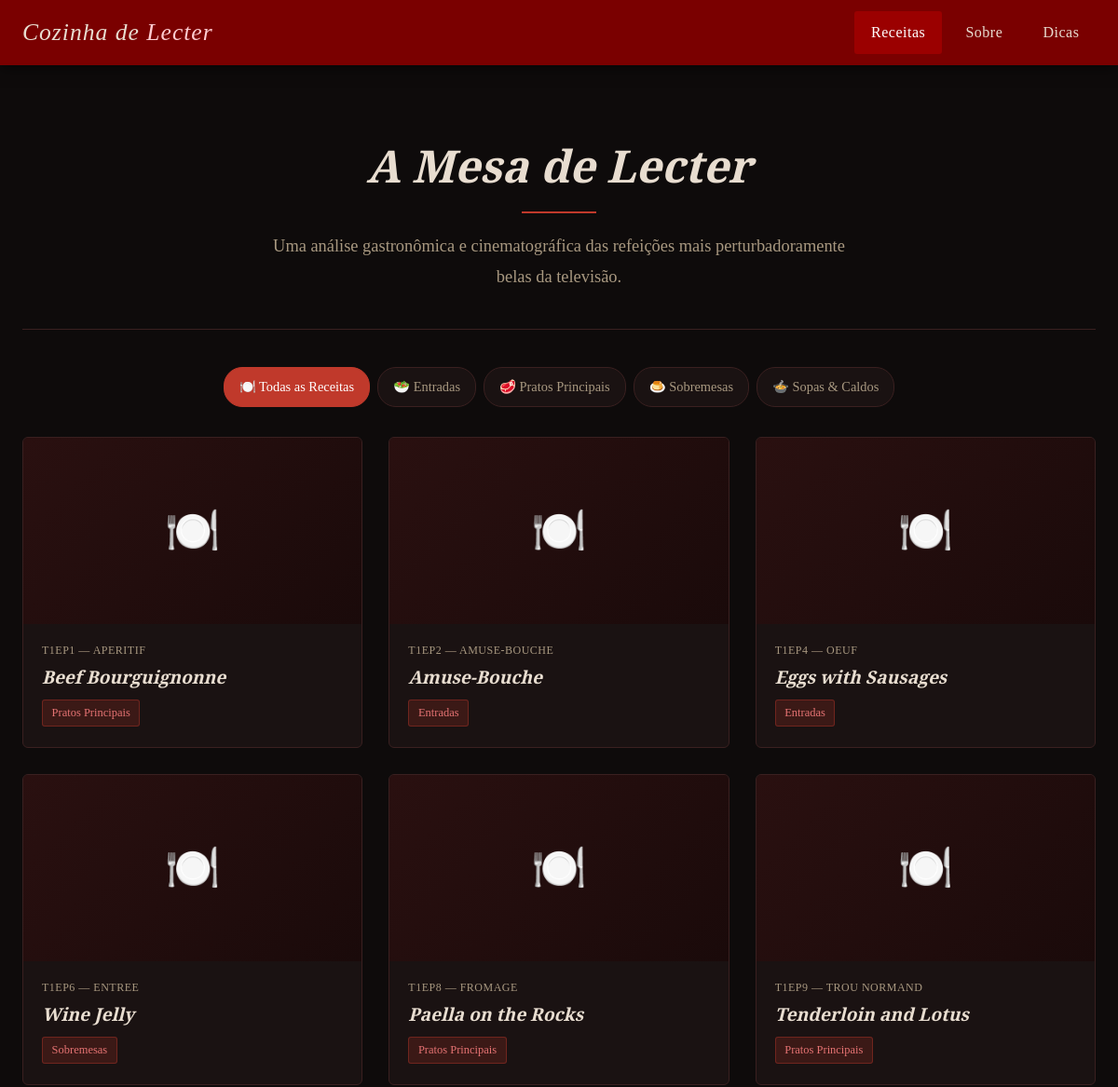
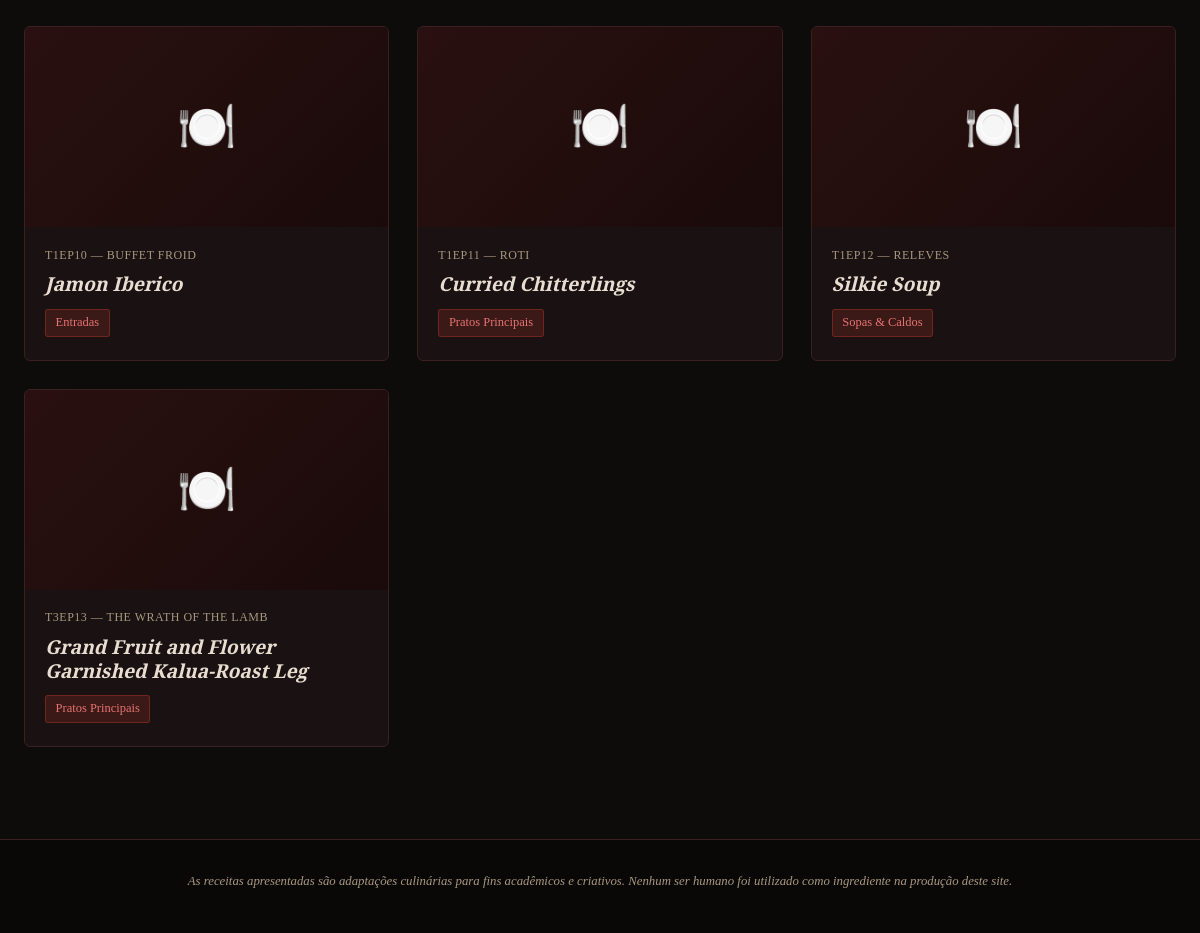
Before: / with the older database file (2 pictures, top to bottom).
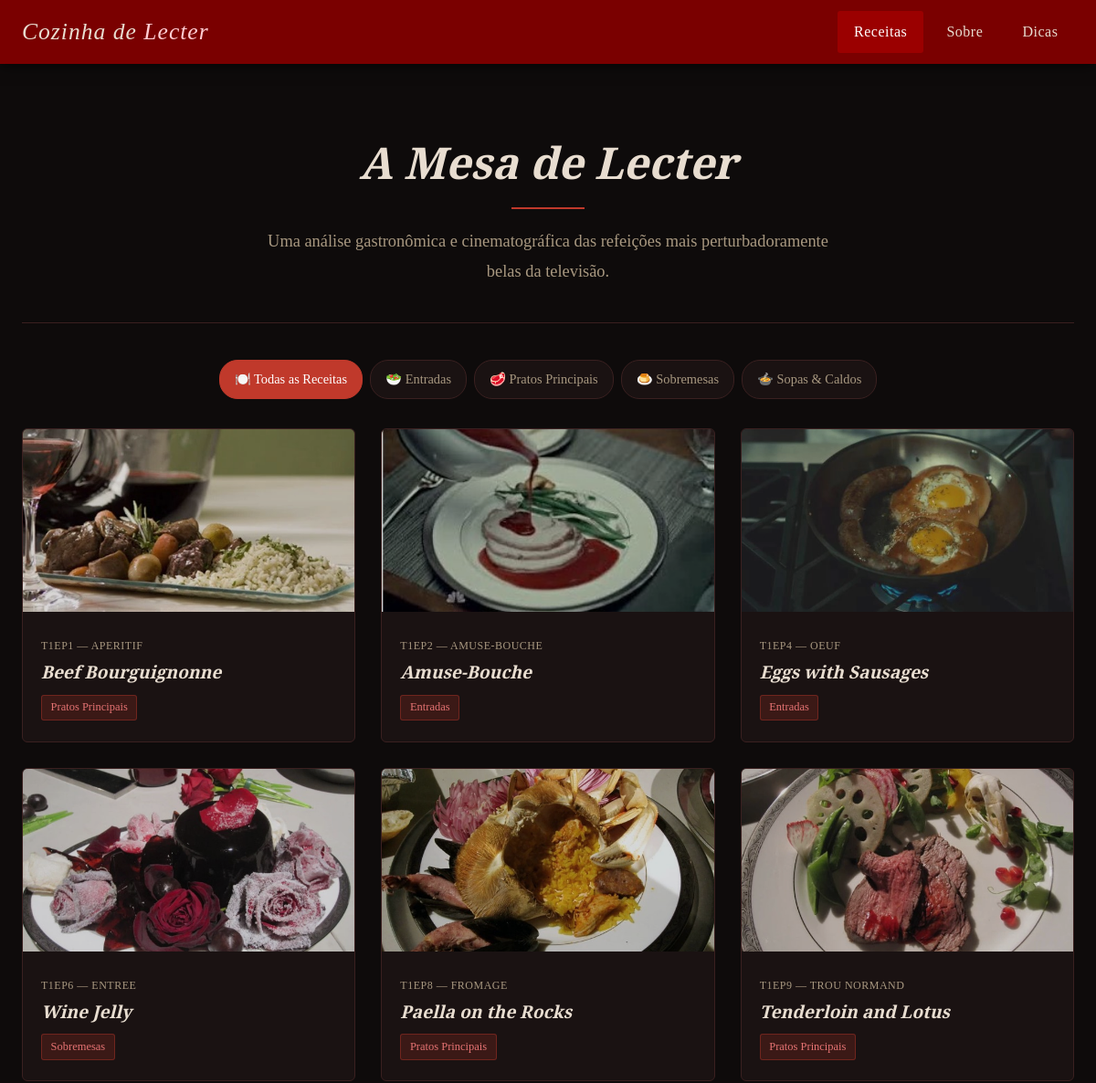
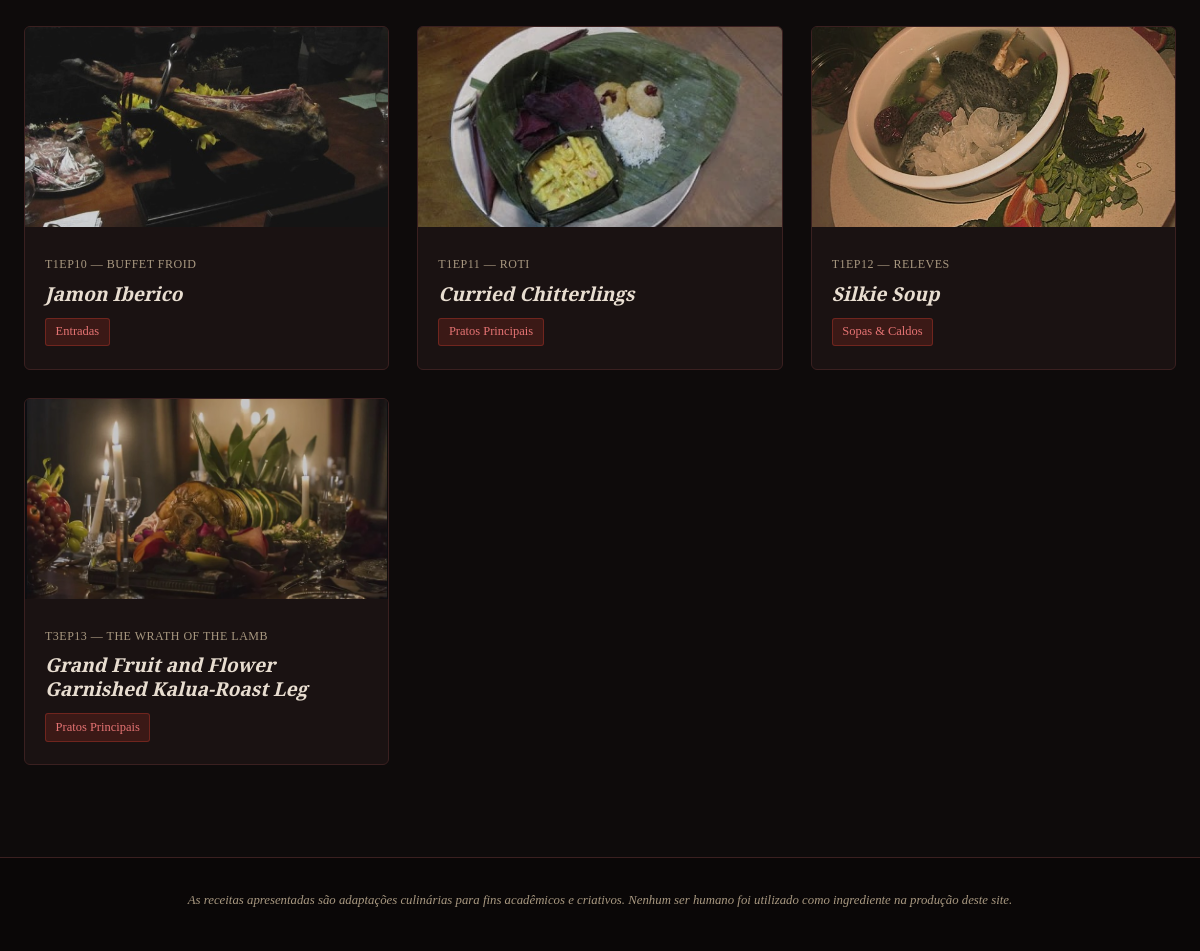
After: the same page with the newer database file (2 pictures, top to bottom).
### tables this page shows
CREATE TABLE IF NOT EXISTS receitas (
    id INT AUTO_INCREMENT PRIMARY KEY,
    episodio VARCHAR(100) NOT NULL,
    titulo VARCHAR(200) NOT NULL,
    categoria VARCHAR(50) NOT NULL,
    imagem VARCHAR(255),
    descricao LONGTEXT NOT NULL,
    curiosidade LONGTEXT NOT NULL,
    criado_em TIMESTAMP DEFAULT CURRENT_TIMESTAMP
);

### index.php (the view, shortened to what this page needs)
<?php
require 'php/conexao.php';
$paginaAtiva = 'receitas';
$categoriaFiltro = isset($_GET['categoria']) ? $_GET['categoria'] : 'todas';
$stmt = $pdo->query("SELECT DISTINCT categoria FROM receitas ORDER BY categoria");
$categorias = $stmt->fetchAll(PDO::FETCH_COLUMN);
if ($categoriaFiltro === 'todas') {
    $stmt = $pdo->query("SELECT id, episodio, titulo, categoria, imagem FROM receitas ORDER BY id");
} else {
    $stmt = $pdo->prepare("SELECT id, episodio, titulo, categoria, imagem FROM receitas WHERE categoria = ? ORDER BY id");
    $stmt->execute([$categoriaFiltro]);
}
$receitas = $stmt->fetchAll();
?>
<!DOCTYPE html>
<html lang="pt-BR">
<head>
    <link rel="stylesheet" href="css/style.css">
</head>
<body>
    <?php include 'php/header.php'; ?>
    <main class="conteudo-principal">
        <div class="container">
            <section class="hero">
                <h1>A Mesa de Lecter</h1>
                <div class="divisor"></div>
                <p>
                    Uma análise gastronômica e cinematográfica
                    das refeições mais perturbadoramente belas da televisão.
                </p>
            </section>
            <div class="filtro-categorias">
                <a href="index.php?categoria=todas" class="<?= ($categoriaFiltro === 'todas') ? 'ativo' : '' ?>">
                    🍽️ Todas as Receitas
                </a>
                <?php foreach ($categorias as $cat): ?>
                    <a href="index.php?categoria=<?= urlencode($cat) ?>"
                       class="<?= ($categoriaFiltro === $cat) ? 'ativo' : '' ?>">
                        <?php
                        $labels = [
                            'entradas' => '🥗 Entradas',
                            'sopas' => '🍲 Sopas & Caldos',
                            'pratos-principais' => '🥩 Pratos Principais',
                            'frutos-do-mar' => '🦪 Frutos do Mar',
                            'sobremesas' => '🍮 Sobremesas'
                        ];
                        echo $labels[$cat] ?? ucfirst($cat);
                        ?>
                    </a>
                <?php endforeach; ?>
            </div>
            <section class="grid-receitas">
                <?php if (count($receitas) > 0): ?>
                    <?php foreach ($receitas as $receita): ?>
                        <a href="receita.php?id=<?= $receita['id'] ?>" class="card-receita">
                            <?php if ($receita['imagem']): ?>
                                <img src="<?= htmlspecialchars($receita['imagem']) ?>"
                                     alt="<?= htmlspecialchars($receita['titulo']) ?>">
                            <?php else: ?>
                                <div class="card-img-placeholder">🍽️</div>
                            <?php endif; ?>
                            <div class="card-corpo">
                                <span class="card-episodio"><?= htmlspecialchars($receita['episodio']) ?></span>
                                <h3 class="card-titulo"><?= htmlspecialchars($receita['titulo']) ?></h3>
                                <span class="card-categoria">
                                    <?php
                                    $labels = [
                                        'entradas' => 'Entradas',
                                        'sopas' => 'Sopas & Caldos',
                                        'pratos-principais' => 'Pratos Principais',
                                        'frutos-do-mar' => 'Frutos do Mar',
                                        'sobremesas' => 'Sobremesas'
                                    ];
                                    echo $labels[$receita['categoria']] ?? ucfirst($receita['categoria']);
                                    ?>
                                </span>
                            </div>
                        </a>
                    <?php endforeach; ?>
                <?php endif; ?>
            </section>
        </div>
    </main>
    <?php include 'php/footer.php'; ?>
</body>
</html>

### php/header.php (shortened to what this page needs)
<header id="menu-topo">
    <div class="menu-inner">
        <a href="index.php" class="logo">
            Cozinha de <span>Lecter</span>
        </a>
        <nav>
            <ul>
                <li class="<?= ($paginaAtiva === 'receitas') ? 'ativo' : '' ?>">
                    <a href="index.php">Receitas</a>
                </li>
                <li class="<?= ($paginaAtiva === 'sobre') ? 'ativo' : '' ?>">
                    <a href="sobre.php">Sobre</a>
                </li>
                <li class="<?= ($paginaAtiva === 'dicas') ? 'ativo' : '' ?>">
                    <a href="dicas.php">Dicas</a>
                </li>
            </ul>
        </nav>
    </div>
</header>

### php/footer.php (shortened to what this page needs)
<footer>
    <p style="margin-top: 0.4rem; font-size: 0.8rem;">
        As receitas apresentadas são adaptações culinárias para fins acadêmicos e criativos.
        Nenhum ser humano foi utilizado como ingrediente na produção deste site.
    </p>
</footer>

### css/style.css (style rules this page uses)
:root { --cor-fundo: #0e0b0b; --cor-fundo-card: #1a1212; --cor-fundo-alt: #140f0f; --cor-menu: #7a0000; --cor-menu-hover: #9b0000; --cor-destaque: #c0392b; --cor-texto: #e8ddd0; --cor-texto-suave: #a89880; --cor-borda: #3a2020; --fonte-titulo: 'Playfair Display', Georgia, serif; --fonte-corpo: 'EB Garamond', 'Times New Roman', serif; --altura-menu: 70px; --transicao: 0.3s ease; }
* { margin: 0; padding: 0; box-sizing: border-box; }
html { scroll-behavior: smooth; }
body { background-color: var(--cor-fundo); color: var(--cor-texto); font-family: var(--fonte-corpo); font-size: 1.05rem; line-height: 1.75; min-height: 100vh; }
a { color: var(--cor-destaque); text-decoration: none; transition: color var(--transicao); }
h1, h2, h3, h4, h5 { font-family: var(--fonte-titulo); font-weight: 700; line-height: 1.25; color: var(--cor-texto); }
h1 { font-size: 2.6rem; }
h3 { font-size: 1.5rem; }
p { margin-bottom: 1rem; }
.container { max-width: 1200px; margin: 0 auto; padding: 0 1.5rem; }
.conteudo-principal { padding-top: calc(var(--altura-menu) + 30px); padding-bottom: 60px; min-height: calc(100vh - var(--altura-menu)); }
#menu-topo { position: fixed; top: 0; left: 0; width: 100%; height: var(--altura-menu); background-color: var(--cor-menu); z-index: 1000; box-shadow: 0 2px 15px rgba(0,0,0,0.6); display: flex; align-items: center; }
#menu-topo .menu-inner { display: flex; align-items: center; justify-content: space-between; width: 100%; max-width: 1200px; margin: 0 auto; padding: 0 1.5rem; }
#menu-topo .logo { font-family: var(--fonte-titulo); font-size: 1.6rem; font-style: italic; color: var(--cor-texto); letter-spacing: 1px; white-space: nowrap; }
#menu-topo .logo span { color: #ffcdd2; }
#menu-topo nav ul { display: flex; align-items: center; gap: 0.5rem; list-style: none; }
#menu-topo nav ul li a { display: block; padding: 0.55rem 1.1rem; color: var(--cor-texto); font-family: var(--fonte-titulo); font-size: 1rem; letter-spacing: 0.5px; border-radius: 3px; transition: background-color var(--transicao), color var(--transicao); }
#menu-topo nav ul li a:hover, #menu-topo nav ul li.ativo a { background-color: var(--cor-menu-hover); color: #fff; }
.hero { text-align: center; padding: 3rem 1.5rem 2.5rem; border-bottom: 1px solid var(--cor-borda); margin-bottom: 2.5rem; }
.hero h1 { font-size: 3rem; font-style: italic; margin-bottom: 0.75rem; }
.hero p { font-size: 1.15rem; color: var(--cor-texto-suave); max-width: 650px; margin: 0 auto; }
.divisor { width: 80px; height: 2px; background: var(--cor-destaque); margin: 1.2rem auto; }
.filtro-categorias { display: flex; gap: 0.5rem; flex-wrap: wrap; margin-bottom: 2rem; justify-content: center; }
.filtro-categorias a { background-color: var(--cor-fundo-card); border: 1px solid var(--cor-borda); color: var(--cor-texto-suave); padding: 0.5rem 1rem; border-radius: 20px; font-size: 0.9rem; transition: all var(--transicao); }
.filtro-categorias a:hover, .filtro-categorias a.ativo { background-color: var(--cor-destaque); border-color: var(--cor-destaque); color: #fff; }
.grid-receitas { display: grid; grid-template-columns: repeat(auto-fill, minmax(280px, 1fr)); gap: 1.75rem; margin-bottom: 2rem; }
.card-receita { background-color: var(--cor-fundo-card); border: 1px solid var(--cor-borda); border-radius: 6px; overflow: hidden; transition: transform var(--transicao), box-shadow var(--transicao), border-color var(--transicao); cursor: pointer; }
.card-receita img { width: 100%; height: 200px; object-fit: cover; filter: brightness(0.85) saturate(0.9); transition: filter var(--transicao); }
.card-corpo { padding: 1.1rem 1.25rem 1.4rem; }
.card-episodio { display: block; font-size: 0.75rem; color: var(--cor-texto-suave); letter-spacing: 0.5px; margin-bottom: 0.4rem; text-transform: uppercase; }
.card-titulo { font-size: 1.2rem; font-style: italic; margin-bottom: 0.6rem; }
.card-categoria { display: inline-block; background-color: rgba(192, 57, 43, 0.2); border: 1px solid rgba(192, 57, 43, 0.4); color: #e57373; font-size: 0.78rem; padding: 0.15rem 0.6rem; border-radius: 3px; }
footer { background-color: #0a0707; border-top: 1px solid var(--cor-borda); padding: 1.5rem; text-align: center; font-size: 0.85rem; color: var(--cor-texto-suave); font-style: italic; }
.card-img-placeholder { width: 100%; height: 200px; background: linear-gradient(135deg, #2a1010, #1a0a0a); display: flex; align-items: center; justify-content: center; font-size: 3rem; color: var(--cor-borda); }

Changed rows visible on the page:
changed receitas "Beef Bourguignonne": imagem: picture added; no longer shows "🍽️"
changed receitas "Amuse-Bouche": imagem: picture added; no longer shows "🍽️"
changed receitas "Eggs with Sausages": imagem: picture added; no longer shows "🍽️"
changed receitas "Wine Jelly": imagem: picture added; no longer shows "🍽️"
changed receitas "Paella on the Rocks": imagem: picture added; no longer shows "🍽️"
changed receitas "Tenderloin and Lotus": imagem: picture added; no longer shows "🍽️"
changed receitas "Jamon Iberico": imagem: picture added; no longer shows "🍽️"
changed receitas "Curried Chitterlings": imagem: picture added; no longer shows "🍽️"
changed receitas "Silkie Soup": imagem: picture added; no longer shows "🍽️"
changed receitas "Grand Fruit and Flower Garnished Kalua-Roast Leg": imagem: picture added; no longer shows "🍽️"
